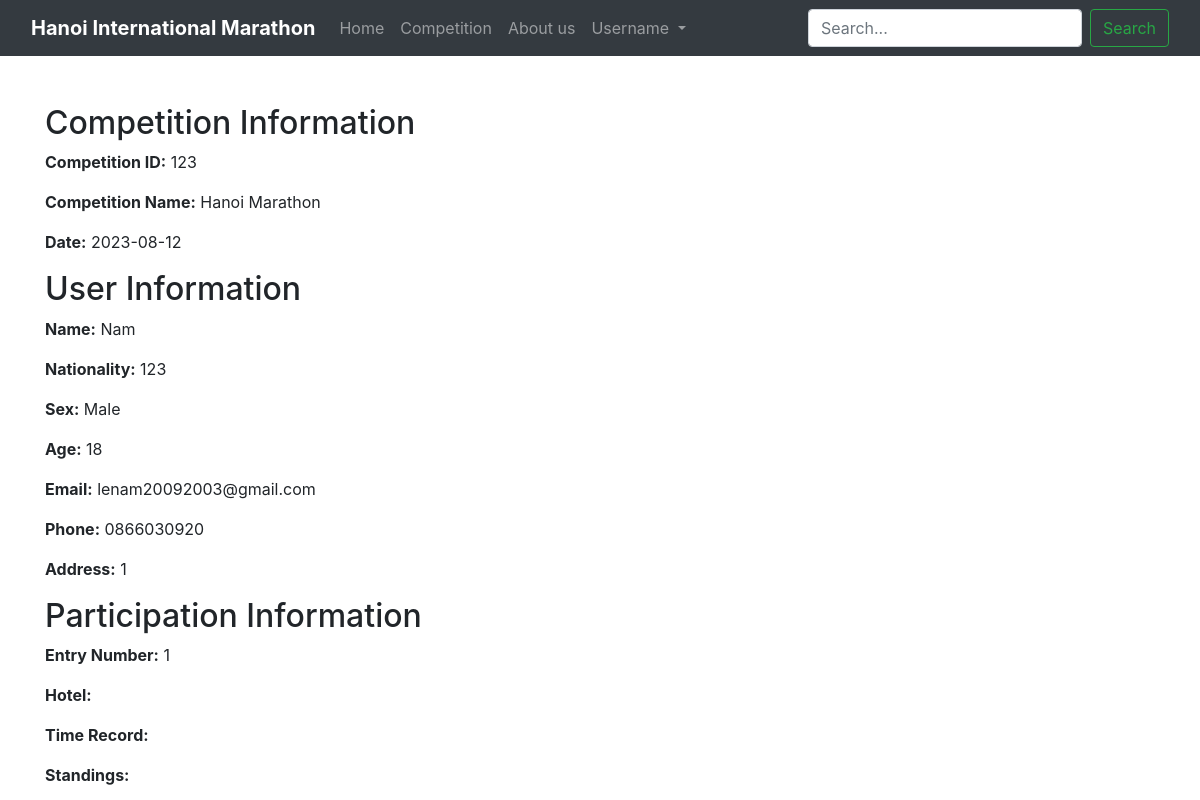
Page /user/view_competition.php?entry_no=1&marathon_id=123 (signed in) on the committed database.
### tables this page shows
CREATE TABLE `participate` (
  `MarathonID` int(11) NOT NULL,
  `UserID` int(11) NOT NULL,
  `EntryNO` int(11) NOT NULL,
  `Hotel` varchar(255) DEFAULT NULL,
  `TimeRecord` time DEFAULT NULL,
  `Standings` varchar(255) DEFAULT NULL
);

CREATE TABLE `marathon` (
  `MarathonID` int(11) NOT NULL,
  `RaceName` varchar(255) DEFAULT NULL,
  `Date` date DEFAULT NULL
);

CREATE TABLE `participant` (
  `UserID` int(11) NOT NULL,
  `Name` varchar(255) DEFAULT NULL,
  `BestRecord` time DEFAULT NULL,
  `Nationality` varchar(100) DEFAULT NULL,
  `PassportNO` varchar(50) DEFAULT NULL,
  `Sex` enum('Male','Female','Other') DEFAULT NULL,
  `Age` int(11) DEFAULT NULL,
  `Email` varchar(255) DEFAULT NULL,
  `Phone` varchar(20) DEFAULT NULL,
  `Address` varchar(255) DEFAULT NULL
);

### user/view_competition.php (the view, shortened to what this page needs)
<?php
require_once(__DIR__ . '/../config.php');
include('../includes/loggedin.php');
$entryNo = $_GET['entry_no'];
$marathonID = $_GET['marathon_id'];
$query = "SELECT marathon.*, participate.*,
participant.Name, participant.Nationality, participant.Sex, participant.Age, participant.Email, participant.Phone, participant.Address
FROM marathon
INNER JOIN participate ON marathon.MarathonID = participate.MarathonID
INNER JOIN participant ON participate.UserID = participant.UserID
WHERE participate.EntryNO = $entryNo
AND participate.MarathonID = $marathonID";
$result = $conn->query($query);
?>
<!DOCTYPE html>
<html lang="en">
<head>
  <link rel="stylesheet" href="https://stackpath.bootstrapcdn.com/bootstrap/4.5.2/css/bootstrap.min.css">
</head>
<body>
<?php
if ($result && $result->num_rows > 0) {
    $row = $result->fetch_assoc();
    ?>
    <div class="container mt-5">
        <h2>Competition Information</h2>
        <div class="row">
            <div class="col-md-6">
                <p><b>Competition ID:</b> <?= $row['MarathonID'] ?></p>
                <p><b>Competition Name:</b> <?= $row['RaceName'] ?></p>
                <p><b>Date:</b> <?= $row['Date'] ?></p>
            </div>
        </div>
        <h2>User Information</h2>
        <div class="row">
            <div class="col-md-6">
                <p><b>Name:</b> <?= $row['Name'] ?></p>
                <p><b>Nationality:</b> <?= $row['Nationality'] ?></p>
                <p><b>Sex:</b> <?= $row['Sex'] ?></p>
                <p><b>Age:</b> <?= $row['Age'] ?></p>
                <p><b>Email:</b> <?= $row['Email'] ?></p>
                <p><b>Phone:</b> <?= $row['Phone'] ?></p>
                <p><b>Address:</b> <?= $row['Address'] ?></p>
            </div>
        </div>
        <h2>Participation Information</h2>
        <div class="row">
            <div class="col-md-6">
                <p><b>Entry Number:</b> <?= $row['EntryNO'] ?></p>
                <p><b>Hotel:</b> <?= $row['Hotel'] ?></p>
                <p><b>Time Record:</b> <?= $row['TimeRecord'] ?></p>
                <p><b>Standings:</b> <?= $row['Standings'] ?></p>
            </div>
        </div>
    </div>
    <?php
} else {
    echo "<div class='container mt-5'>No information found for this competition.</div>";
}
?>
</body>
</html>

### rows in the picture
participate: MarathonID "123", MarathonID.RaceName "Hanoi Marathon", MarathonID.Date "2023-08-12", UserID.Name "Nam", UserID.Nationality "123", UserID.Sex "Male", UserID.Age "18", UserID.Email "lenam20092003@gmail.com", UserID.Phone "0866030920", UserID.Address "1", EntryNO "1"
